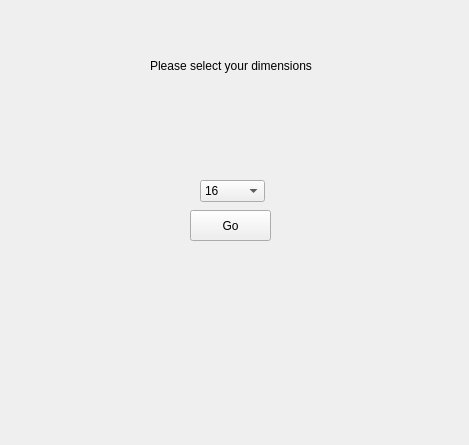
<?xml version="1.0" encoding="UTF-8"?>
<ui version="4.0">
 <class>Prompt</class>
 <widget class="QWidget" name="Prompt">
  <property name="geometry">
   <rect>
    <x>0</x>
    <y>0</y>
    <width>469</width>
    <height>445</height>
   </rect>
  </property>
  <property name="minimumSize">
   <size>
    <width>469</width>
    <height>445</height>
   </size>
  </property>
  <property name="maximumSize">
   <size>
    <width>469</width>
    <height>445</height>
   </size>
  </property>
  <property name="windowTitle">
   <string>Form</string>
  </property>
  <widget class="QComboBox" name="comboBox">
   <property name="geometry">
    <rect>
     <x>200</x>
     <y>180</y>
     <width>65</width>
     <height>22</height>
    </rect>
   </property>
   <property name="currentIndex">
    <number>2</number>
   </property>
   <item>
    <property name="text">
     <string>4</string>
    </property>
   </item>
   <item>
    <property name="text">
     <string>8</string>
    </property>
   </item>
   <item>
    <property name="text">
     <string>16</string>
    </property>
   </item>
   <item>
    <property name="text">
     <string>32</string>
    </property>
   </item>
   <item>
    <property name="text">
     <string>64</string>
    </property>
   </item>
  </widget>
  <widget class="QPushButton" name="pushButton">
   <property name="geometry">
    <rect>
     <x>190</x>
     <y>210</y>
     <width>81</width>
     <height>31</height>
    </rect>
   </property>
   <property name="text">
    <string>Go</string>
   </property>
  </widget>
  <widget class="QLabel" name="label">
   <property name="geometry">
    <rect>
     <x>150</x>
     <y>50</y>
     <width>231</width>
     <height>31</height>
    </rect>
   </property>
   <property name="text">
    <string>Please select your dimensions</string>
   </property>
  </widget>
 </widget>
 <resources/>
 <connections/>
</ui>
